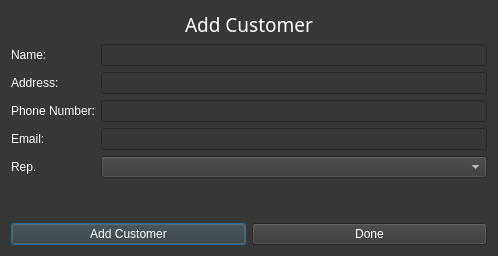
<?xml version="1.0" encoding="UTF-8"?>
<ui version="4.0">
 <class>AddCustomer</class>
 <widget class="QDialog" name="AddCustomer">
  <property name="geometry">
   <rect>
    <x>0</x>
    <y>0</y>
    <width>498</width>
    <height>256</height>
   </rect>
  </property>
  <property name="windowTitle">
   <string>Dialog</string>
  </property>
  <property name="styleSheet">
   <string notr="true">background-color: rgb(54, 56, 54);
color: rgb(255, 255, 255);</string>
  </property>
  <layout class="QVBoxLayout" name="verticalLayout_2">
   <item>
    <layout class="QVBoxLayout" name="verticalLayout">
     <item>
      <widget class="QLabel" name="header_label">
       <property name="enabled">
        <bool>true</bool>
       </property>
       <property name="sizePolicy">
        <sizepolicy hsizetype="Preferred" vsizetype="Fixed">
         <horstretch>0</horstretch>
         <verstretch>0</verstretch>
        </sizepolicy>
       </property>
       <property name="font">
        <font>
         <family>Arial Black</family>
         <pointsize>14</pointsize>
        </font>
       </property>
       <property name="autoFillBackground">
        <bool>false</bool>
       </property>
       <property name="text">
        <string>Add Customer</string>
       </property>
       <property name="alignment">
        <set>Qt::AlignCenter</set>
       </property>
      </widget>
     </item>
     <item>
      <layout class="QFormLayout" name="formLayout">
       <item row="0" column="0">
        <widget class="QLabel" name="name_label">
         <property name="text">
          <string>Name:</string>
         </property>
        </widget>
       </item>
       <item row="0" column="1">
        <widget class="QLineEdit" name="name_line_edit"/>
       </item>
       <item row="1" column="0">
        <widget class="QLabel" name="address_label">
         <property name="text">
          <string>Address:</string>
         </property>
        </widget>
       </item>
       <item row="1" column="1">
        <widget class="QLineEdit" name="address_line_edit"/>
       </item>
       <item row="2" column="0">
        <widget class="QLabel" name="phone_number_label">
         <property name="text">
          <string>Phone Number:</string>
         </property>
        </widget>
       </item>
       <item row="2" column="1">
        <widget class="QLineEdit" name="phone_number_line_edit"/>
       </item>
       <item row="3" column="0">
        <widget class="QLabel" name="email_label">
         <property name="text">
          <string>Email:</string>
         </property>
        </widget>
       </item>
       <item row="3" column="1">
        <widget class="QLineEdit" name="email_line_edit"/>
       </item>
       <item row="4" column="0">
        <widget class="QLabel" name="rep_label">
         <property name="text">
          <string>Rep.</string>
         </property>
        </widget>
       </item>
       <item row="4" column="1">
        <widget class="QComboBox" name="reps_combo_box"/>
       </item>
      </layout>
     </item>
     <item>
      <widget class="QLabel" name="results_label">
       <property name="text">
        <string/>
       </property>
       <property name="alignment">
        <set>Qt::AlignCenter</set>
       </property>
      </widget>
     </item>
     <item>
      <layout class="QHBoxLayout" name="horizontalLayout">
       <property name="sizeConstraint">
        <enum>QLayout::SetNoConstraint</enum>
       </property>
       <item>
        <widget class="QPushButton" name="insert_customer_btn">
         <property name="text">
          <string>Add Customer</string>
         </property>
        </widget>
       </item>
       <item>
        <widget class="QPushButton" name="done_btn">
         <property name="text">
          <string>Done</string>
         </property>
        </widget>
       </item>
      </layout>
     </item>
    </layout>
   </item>
  </layout>
 </widget>
 <resources/>
 <connections/>
</ui>
